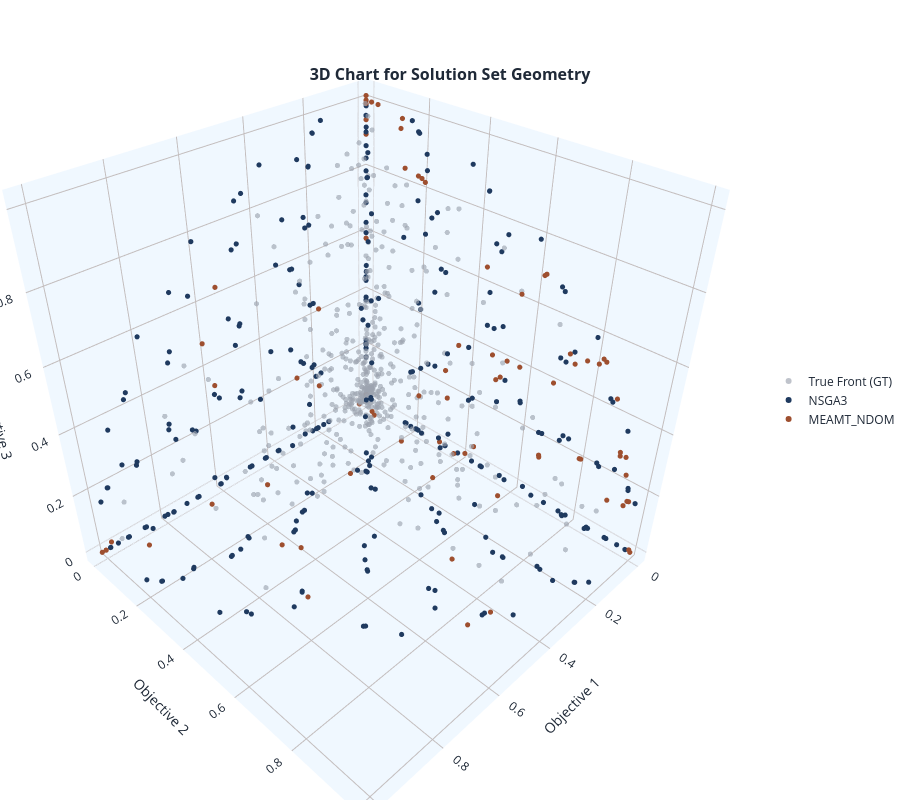

Here is the notebook cell this chart was saved with:
### Code cell
Z_ref = prob.pf(1500)
nadir = np.max(Z_ref, axis=0)
limite = nadir * 1.3

F_atual_nsga3 = np.array(exp_nsga3[0].pop().objs)
mascara1 = np.all(F_atual_nsga3 <= limite, axis=1)
F_final_nsga3 = F_atual_nsga3[mascara1]

F_atual_meamtv = np.array(exp_meamt_var[0].pop().objs)
mascara2 = np.all(F_atual_meamtv <= limite, axis=1)
F_final_meamtv = F_atual_meamtv[mascara2]



mb.view.topology(F_final_nsga3, F_final_meamtv,labels=['NSGA3', 'MEAMT_NDOM'], show_gt=True, gt=exp_nsga3.optimal_front())

### Figure 1 — Plotly figure (JSON) as saved in the notebook; plotly's stock layout.template omitted (floating-point values rounded to 4 significant figures; data arrays with more than 128 entries replaced by an {"elided": "..."} marker saying what was removed)
{"data": [{"hovertemplate": "True Front (GT)<br>Objective 1: %{x}<br>Objective 2: %{y}<br>Objective 3: %{z}<br><extra></extra>", "marker": {"color": "#9CA3AF", "line": {"width": 0}, "opacity": 0.8, "size": {"elided": "500 int values"}}, "mode": "markers", "name": "True Front (GT)", "opacity": 0.8, "showlegend": true, "type": "scatter3d", "x": {"elided": "500 float values"}, "y": {"elided": "500 float values"}, "z": {"elided": "500 float values"}}, {"hovertemplate": "NSGA3<br>Objective 1: %{x}<br>Objective 2: %{y}<br>Objective 3: %{z}<br><extra></extra>", "marker": {"color": "#1F3A5F", "line": {"width": 0}, "opacity": 1, "size": {"elided": "300 int values"}}, "mode": "markers", "name": "NSGA3", "opacity": 1, "showlegend": true, "type": "scatter3d", "x": {"elided": "300 float values"}, "y": {"elided": "300 float values"}, "z": {"elided": "300 float values"}}, {"hovertemplate": "MEAMT_NDOM<br>Objective 1: %{x}<br>Objective 2: %{y}<br>Objective 3: %{z}<br><extra></extra>", "marker": {"color": "#9E4F2F", "line": {"width": 0}, "opacity": 1, "size": {"elided": "165 int values"}}, "mode": "markers", "name": "MEAMT_NDOM", "opacity": 1, "showlegend": true, "type": "scatter3d", "x": {"elided": "165 float values"}, "y": {"elided": "165 float values"}, "z": {"elided": "165 float values"}}], "layout": {"height": 800, "hovermode": "closest", "legend": {"x": 1.05, "xanchor": "left", "y": 0.5, "yanchor": "middle"}, "margin": {"b": 0, "l": 0, "r": 0, "t": 0}, "scene": {"aspectmode": "manual", "aspectratio": {"x": 1, "y": 1, "z": 1}, "xaxis": {"backgroundcolor": "aliceblue", "gridcolor": "#C3BDBD", "showbackground": true, "showgrid": true, "title": {"text": "Objective 1"}}, "yaxis": {"backgroundcolor": "aliceblue", "gridcolor": "#C3BDBD", "showbackground": true, "showgrid": true, "title": {"text": "Objective 2"}}, "zaxis": {"backgroundcolor": "aliceblue", "gridcolor": "#C3BDBD", "showbackground": true, "showgrid": true, "title": {"text": "Objective 3"}}}, "title": {"font": {"size": 16, "weight": "bold"}, "pad": {"t": 0}, "text": "3D Chart for Solution Set Geometry", "x": 0.5, "xanchor": "center", "y": 0.9, "yanchor": "bottom"}, "width": 900}}
